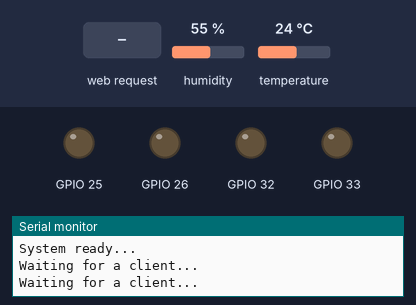
Simulated run of this sketch. Board: ESP32. On the bench: output pins drawn as LEDs (lit = HIGH), the last lines printed to the serial monitor. The inputs (shaded band) are chosen by the test bench; at power-on: humidity 55 %, temperature 24 °C. WiFi joins after 1.5 s; servers stay silent unless stated.

Above: at 4.2 s.
4.3 s: HTTP request GET /right received
At 7.51 s:
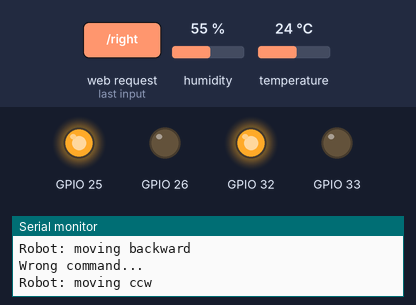
At 8.1 s:
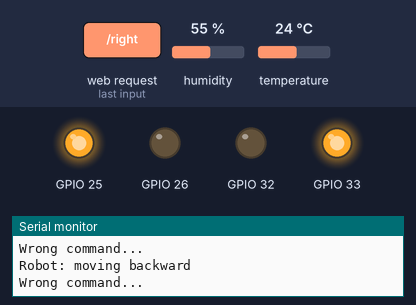
8.3 s: HTTP request GET /positive received
At 8.56 s:
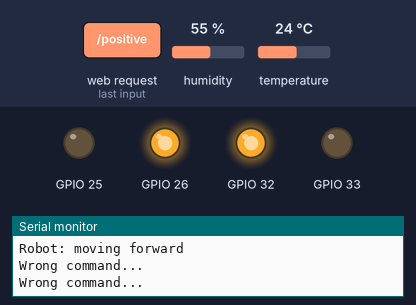
12.3 s: HTTP request GET /negative received
Timing chart, 0 to 18.0 s (numbered marks = the images above; inputs shaded):
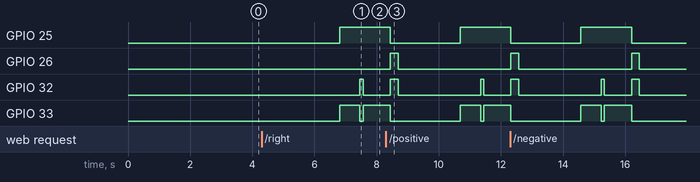

The sketch:

firmware.ino
```cpp
#include "robot.hpp"

/* Motors pinout */
#define IN1  32
#define IN2  33
#define IN3  25
#define IN4  26

/* Sensor pinout */
#define SNR  13

/* WiFi */
#define port 80
#define ssid "technomancer2501"
#define password "P0$31d0n"

Robot robot(IN1, IN2, IN3, IN4, SNR, port);

void setup() {
    Serial.begin(115200);

    /* Robot */
    robot.start(ssid, password);
    robot.halt();

    Serial.println("System ready...");
}

void loop() {
    char command = robot.getCommand();

    if(command == '0')
        robot.setDirection("forward");
    else if(command == '1')
        robot.setDirection("backward");
    else if(command == '2')
        robot.setDirection("ccw");
    else if(command == '3')
        robot.setDirection("cw");
    else if(command == '4')
        robot.halt();
    else if(command == '5')
        robot.publishSensors();
    else
        Serial.println("Wrong command...");

    delay(50);

}
```

robot.cpp
```cpp
#include "robot.hpp"

Robot::Robot(unsigned int in1, unsigned int in2, unsigned int in3, unsigned int in4, unsigned int snrPin, unsigned int port) : dht(snrPin, DHT11), wifiServer(port){
    this->in1 = in1;
    this->in2 = in2;
    this->in3 = in3;
    this->in4 = in4;

    pinMode(snrPin, INPUT);
    dht.begin();

    pinMode(in1, OUTPUT);
    pinMode(in2, OUTPUT);
    pinMode(in3, OUTPUT);
    pinMode(in4, OUTPUT);


}

void Robot::start(const char* ssid, const char* password){
    /* Static IP address cnfiguration */
    IPAddress local_IP(192, 168, 0, 191);
    IPAddress gateway(192, 168, 1, 1);
    IPAddress subnet(255, 255, 0, 0);
    IPAddress primaryDNS(8, 8, 8, 8);
    IPAddress secondaryDNS(8, 8, 4, 4);

    delay(1000);
    /* Configuring static IP address*/
    if (!WiFi.config(local_IP, gateway, subnet, primaryDNS, secondaryDNS))
      Serial.println("STA Failed to configure");

    /* Connecting t the WiFi network*/
    WiFi.begin(ssid, password);
    while (WiFi.status() != WL_CONNECTED) {
      Serial.println("Connecting to WiFi...");
      delay(1000);
    }

    Serial.println("Connected to the WiFi network");
    Serial.println(WiFi.localIP());

    wifiServer.begin();
}

char Robot::getCommand(){
    /* Wait for a client */
    if(!client){
      do{
          client = wifiServer.available();
          Serial.println("Waiting for a client...");
          delay(1000);
      }while(!client);
      Serial.println("Conected to a client");
    }

    while (client.connected()) {
      if(client.available()) {
        char command = client.read();
        return command;
      }
      delay(10);
    }

    client.stop();
    return '4';
}

void Robot::setMotor(String motor, String dir){
    if (motor == "right" and dir == "positive"){
        digitalWrite(in1, LOW);
        digitalWrite(in2, HIGH);
     }
     else if (motor == "right" and dir == "negative"){
        digitalWrite(in1, HIGH);
        digitalWrite(in2, LOW);
     }
     else if (motor == "left" and dir == "positive"){
        digitalWrite(in3, LOW);
        digitalWrite(in4, HIGH);
     }
     else if (motor == "left" and dir == "negative"){
        digitalWrite(in3, HIGH);
        digitalWrite(in4, LOW);
     }
     else
         Serial.println("Wrong motor direction");
}

void Robot::setDirection(String dir){
    if (dir == "forward"){
            setMotor("right", "negative");
            setMotor("left", "positive");
            Serial.println("Robot: moving forward");
    }
    else if (dir == "backward"){
            setMotor("right", "positive");
            setMotor("left", "negative");
            Serial.println("Robot: moving backward");
    }
    else if (dir == "cw"){
            setMotor("right", "positive");
            setMotor("left", "positive");
            Serial.println("Robot: moving cw");
    }
    else if (dir == "ccw"){
            setMotor("right", "negative");
            setMotor("left", "negative");
            Serial.println("Robot: moving ccw");
    }
    else
        Serial.println("Wrong robot direction");

    return;
}

void Robot::halt(){
    digitalWrite(in1, LOW);
    digitalWrite(in2, LOW);
    digitalWrite(in3, LOW);
    digitalWrite(in4, LOW);
    Serial.println("Robot: stoped");

    return;
}


void Robot::publishSensors(){
    client.print(dht.readHumidity());
    delay(500);
    client.print(dht.readTemperature());
    Serial.println("Robot: sensors");

    return;
}
```

robot.hpp
```cpp
#ifndef ROBOT_HPP
#define ROBOT_HPP

#include <Arduino.h>
#include <WiFi.h>
#include "DHT.h"

class Robot{
    private:
        /* H-bridge pinout */
        unsigned int in1;
        unsigned int in2;
        unsigned int in3;
        unsigned int in4;

        /* DHT11 sensor */
        DHT dht;

        /* WiFi server */
        WiFiServer wifiServer;
        WiFiClient client;

        void setMotor(String, String);

    public:
        Robot(unsigned int, unsigned int, unsigned int, unsigned int, unsigned int, unsigned int);
        void start(const char*, const char*);
        char getCommand();
	      void setDirection(String);
        void publishSensors();
	      void halt();
};

#endif
```

Measured:
- after the input at 4.3 s, GPIO 25: LOW → HIGH after 2.5 s; GPIO 32: LOW → HIGH after 3.2 s, → LOW 0.10 s later; GPIO 33: LOW → HIGH after 2.5 s, → LOW 0.65 s later, → HIGH 0.10 s later
- by itself, GPIO 26: alternates HIGH for 0.25 s and LOW for 3.6 s
